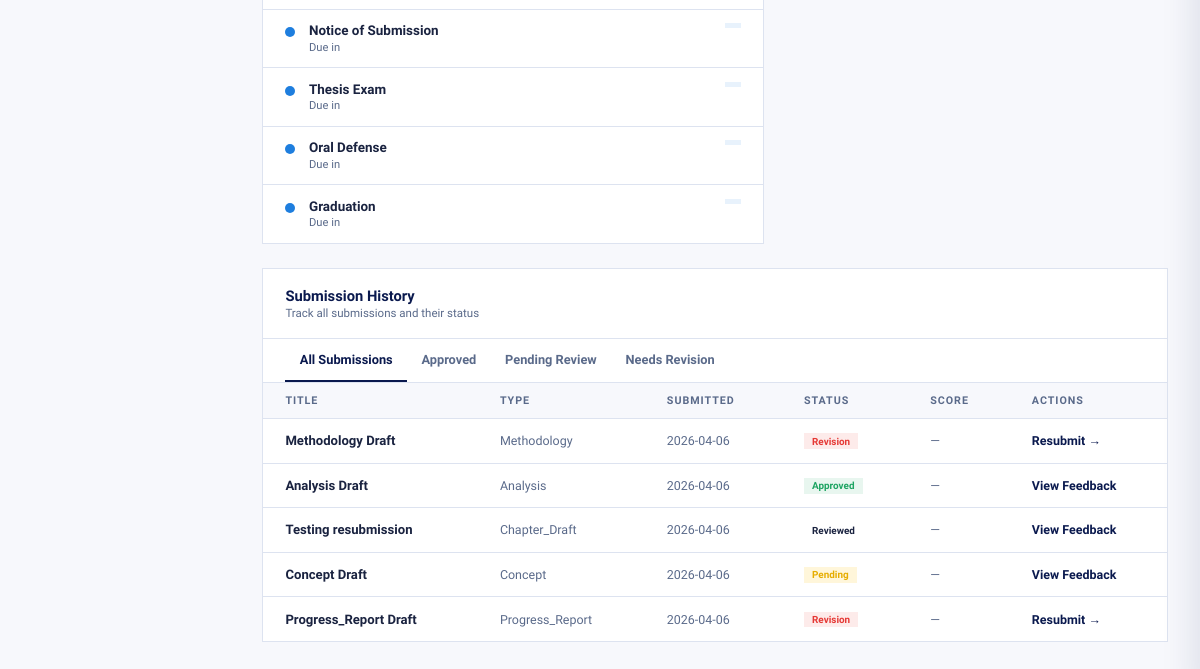
The app's page /students/dashboard/ (signed in, lower part), older data.
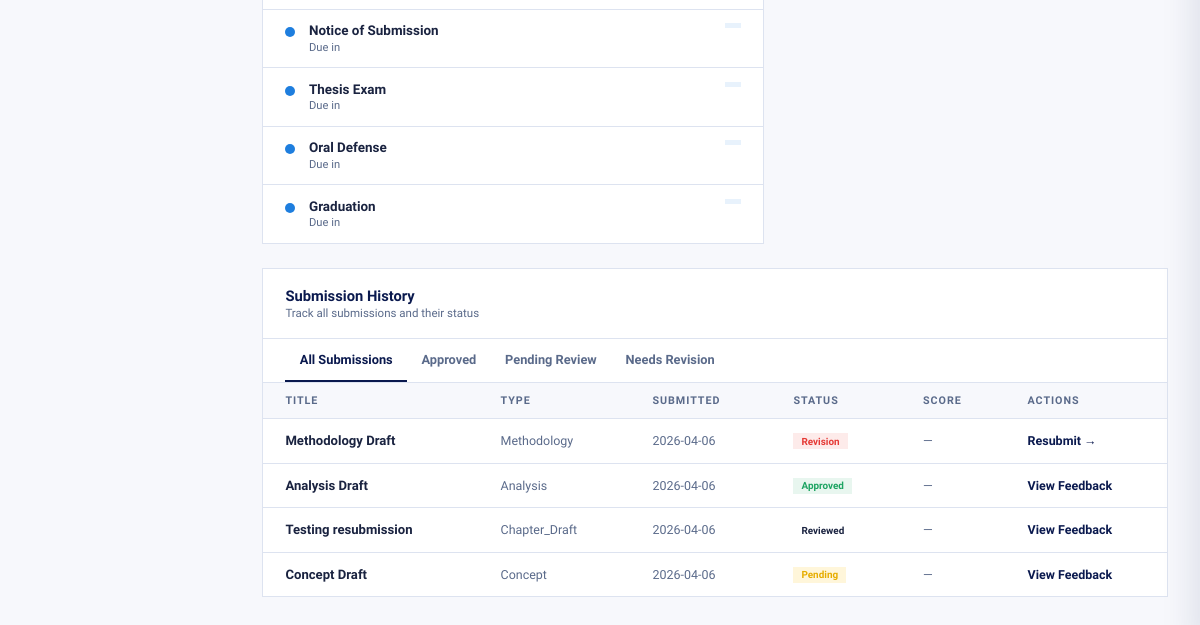
The same page, newer data.
### pipeline/models.py (models this page shows, shortened)
class Milestone(models.Model):
    student = models.ForeignKey(Student, on_delete=models.CASCADE)
    title = models.CharField(max_length=255)
    description = models.TextField(null=True, blank=True)
    status = models.CharField(max_length=20, choices=[
        ('done', 'Done'),
        ('in_progress', 'In Progress'),
        ('upcoming', 'Upcoming'),
    ])
    date = models.DateField(null=True, blank=True)  # ✅ ADD THIS

### assessments/models.py (models this page shows, shortened)
class Submission(models.Model):
    TYPE_CHOICES = [
        ('concept_note', 'Concept Note'),
        ('proposal_draft', 'Proposal Draft'),
        ('proposal_final', 'Proposal Final'),
        ('chapter_draft', 'Chapter Draft'),
        ('chapter_revision', 'Chapter Revision'),
        ('full_thesis_draft', 'Full Thesis Draft'),
        ('final_thesis_submission', 'Final Thesis Submission'),
        ('presentation_slides', 'Presentation Slides'),
        ('research_paper', 'Research Paper'),
        ('progress_report', 'Progress Report'),
        ('dataset_appendices', 'Dataset / Appendices'),
    ]
    CHAPTER_CHOICES = [
        ('chapter_1', 'Chapter 1: Introduction'),
        ('chapter_2', 'Chapter 2: Literature Review'),
        ('chapter_3', 'Chapter 3: Methodology'),
        ('chapter_4', 'Chapter 4: Data Analysis'),
        ('chapter_5', 'Chapter 5: Discussion'),
        ('chapter_6', 'Chapter 6: Conclusion & Recommendations'),
        ('all_chapters', 'All Chapters'),
        ('proposal_document', 'Proposal Document'),
        ('not_applicable', 'Not Applicable'),
    ]
    STATUS_CHOICES = [
        ('submitted', 'Submitted'),
        ('reviewed', 'Reviewed'),
        ('approved', 'Approved'),
        ('pending', 'Pending'),
        ('revision', 'Needs Revision'),
    ]
    student = models.ForeignKey(Student, on_delete=models.CASCADE)
    title = models.CharField(max_length=255)
    type = models.CharField(max_length=50, choices=TYPE_CHOICES, default='chapter_draft')
    chapter = models.CharField(max_length=50, choices=CHAPTER_CHOICES, default='not_applicable', blank=True, null=True)
    file = models.FileField(upload_to='submissions/')
    submitted_at = models.DateTimeField(auto_now_add=True)
    status = models.CharField(max_length=20, choices=STATUS_CHOICES, default='submitted')
    notes = models.TextField(blank=True, null=True)
    stage = models.CharField(max_length=50, choices=PipelineStage.choices, default="concept_note")

### students/views.py (the view)
# urls.py: path('dashboard/', student_dashboard, name='student_dashboard'),
@login_required
def student_dashboard(request):
    student = get_object_or_404(Student, user=request.user)
    submissions = Submission.objects.filter(student=student)
    feedbacks = Feedback.objects.filter(
        submission__student=student
    ).select_related('submission')
    profile_form = StudentProfileForm(instance=student)
    if request.method == 'POST' and request.POST.get('profile_update'):
        profile_form = StudentProfileForm(request.POST, instance=student)
        if profile_form.is_valid():
            profile_form.save()
            messages.success(request, 'Profile updated successfully.')
            return redirect('student_dashboard')
    milestones = Milestone.objects.filter(student=student)
    notifications = Notification.objects.filter(user=request.user).order_by('-created_at')[:5]
    progress = StudentProgress.objects.filter(student=student).first()
    scores = {
        "Literature Review": feedbacks.filter(submission__type="literature").aggregate(avg=Avg("score"))["avg"] or 0,
        "Methodology": feedbacks.filter(submission__type="methodology").aggregate(avg=Avg("score"))["avg"] or 0,
        "Data Analysis": feedbacks.filter(submission__type="analysis").aggregate(avg=Avg("score"))["avg"] or 0,
        "Writing Quality": feedbacks.filter(submission__type="writing").aggregate(avg=Avg("score"))["avg"] or 0,
    }
    scores_labels = json.dumps(list(scores.keys()))
    scores_values = json.dumps([round(v, 1) for v in scores.values()])
    today = timezone.now().date()
    months = []
    progress_values = []
    total = milestones.count()
    completed = milestones.filter(status="done").count()
    in_progress = milestones.filter(status="in_progress").count()
    upcoming = milestones.filter(status="upcoming").count()
    progress_percent = int((completed / total) * 100) if total else 0
    for i in range(5, -1, -1):
        month_date = today - timedelta(days=30 * i)
        months.append(month_date.strftime("%b"))
        factor = (6 - i) / 6
        progress_values.append(int(progress_percent * factor))
    months_json = json.dumps(months)
    progress_values_json = json.dumps(progress_values)
    pipeline_order = [
        "Concept Note",
        "Proposal Seminar",
        "Ethics/NACOSTI",
        "Data & Analysis",
        "Notice of Submission",
        "Thesis Exam",
        "Oral Defense",
        "Graduation",
    ]
    milestone_dict = {m.title: m for m in milestones}
    pipeline_steps = []
    has_active = False
    for stage in pipeline_order:
        milestone = milestone_dict.get(stage)
        if milestone:
            if milestone.status == "done":
                status = "done"
            elif milestone.status in ["in_progress", "ongoing"] and not has_active:
                status = "active"
                has_active = True
            else:
                status = "pending"
        else:
            status = "pending"
        pipeline_steps.append({"title": stage, "status": status})
    if not has_active:
        for step in pipeline_steps:
            if step["status"] == "pending":
                step["status"] = "active"
                break
    active_step = next((s for s in pipeline_steps if s["status"] == "active"), None)
    active_index = pipeline_steps.index(active_step) + 1 if active_step else 0
    tasks_due_this_week = milestones.filter(status='upcoming').count()
    total_milestones = milestones.count()
    completed_milestones = milestones.filter(status='done').count()
    remaining_milestones = total_milestones - completed_milestones
    new_feedback = feedbacks.filter(is_read=False).count()
    current_gpa = round(sum([f.score for f in feedbacks if f.score]) / len([f for f in feedbacks if f.score]), 2) if feedbacks.exists() and any(f.score for f in feedbacks) else 0.0
    avg_score = round(current_gpa * 20, 1) if current_gpa > 0 else 0  # Convert GPA to percentage
    supervisor_rating = min(5.0, round(current_gpa / 20 * 5, 1)) if current_gpa > 0 else 0
    review_count = feedbacks.count()
    finance = get_finance_clearance(student)
    if student.supervisor:
        supervisor_name = student.supervisor.get_full_name() or student.supervisor.username
        supervisor_email = student.supervisor.email
    else:
        supervisor_name = "Assigned Supervisor"
        supervisor_email = "noreply@university.edu"
    initials = "".join([part[0] for part in supervisor_name.split()][:2]).upper()
    supervisor = {
        "name": supervisor_name,
        "email": supervisor_email,
        "initials": initials,
        "role": "Research Supervisor",
        "department": "Computer Science"
    }
    offset = 213.6 * (1 - progress_percent / 100)
    feedback_items = []
    for f in feedbacks.select_related('submission').order_by('-created_at'):
        if f.score is not None:
            if f.score >= 80:
                status = "approved"
            elif f.score >= 50:
                status = "revision"
            else:
                status = "revision"
        else:
            status = "pending"
        feedback_items.append({
            "title": f.submission.title,
            "chapter": f.submission.chapter,
            "message": f.comment,
            "score": f.score,
            "status": status,
            "date": f.created_at,
            "is_read": f.is_read,
        })
    current_stage_title = active_step["title"] if active_step else "Not started"
    current_stage_number = active_index
    stage_submissions = submissions.filter(type=current_stage_title).count()
    revision_count = submissions.filter(
        type=current_stage_title,
        status="revision"
    ).count()
    completed_steps = len([s for s in pipeline_steps if s["status"] == "done"])
    current_steps = len([s for s in pipeline_steps if s["status"] == "active"])
    pending_steps = len([s for s in pipeline_steps if s["status"] == "pending"])
    bookings = student.bookings.all().order_by('date')
    context = {
        "student": student,
        "submissions": submissions,
        "feedbacks": feedbacks,
        'milestones': milestones.order_by('date'),
        "notifications": notifications,
        "progress": progress,
        "pending_tasks": tasks_due_this_week,
        "completed_milestones": completed_milestones,
        "total_milestones": total_milestones,
        "new_feedback": new_feedback,
        "pipeline_steps": pipeline_steps,
        "active_step": active_step,
        "active_index": active_index,
        "months": months_json,
        "progress_values": progress_values_json,
        "scores_labels": scores_labels,
        "scores_values": scores_values,
        "finance": finance,
        "supervisor": supervisor,
        "in_progress_milestones": in_progress,
        "upcoming_milestones": upcoming,
        "current_stage": progress.current_stage if progress else None,
        "context_feedbacks": feedback_items,
        "unread_feedback_count": feedbacks.filter(is_read=False).count(),
        "current_stage_title": current_stage_title,
        "current_stage_number": current_stage_number,
        "total_stages": len(pipeline_steps),
        "stage_submissions": stage_submissions,
        "revision_count": revision_count,
        "completed_steps": completed_steps,
        "current_steps": current_steps,
        "pending_steps": pending_steps,
        "bookings": bookings,
        "submission_form": SubmissionForm(),
        "presentation_booking_form": PresentationBookingForm(),
        "student_profile_form": profile_form,
    }
    context["circle_offset"] = round(offset, 1)
    context["in_progress_percent"] = int((in_progress / total) * 100) if total else 0
    context["upcoming_percent"] = int((upcoming / total) * 100) if total else 0
    context["remaining_milestones"] = remaining_milestones
    context["in_progress_text"] = f"{in_progress} in progress"
    context["current_gpa"] = current_gpa
    context["avg_score"] = avg_score
    context["supervisor_rating"] = supervisor_rating
    context["review_count"] = review_count
    return render(request, "students/student.html", context)

### erp_integration/services.py (called while the page is built)
def get_finance_clearance(student):
    record = FinanceRecord.objects.filter(student=student).first()
    if not record:
        return {
            "status": "pending",
            "reference": None,
            "comments": "No finance record found.",
        }
    return {
        "status": record.status,
        "reference": record.reference,
        "comments": record.comments,
    }

### templates/students/student.html (shortened to what the changed rows need)
{% load static %}
<!DOCTYPE html>
<html lang="en">
<head>
</head>
<body>
<main>
  <div class="content">
    <div class="page active" id="page-dashboard">
      <div class="two-col">
    <div class="card">
        {% for milestone in milestones %}
        <div class="task-item">
            <div class="task-dot td-{% if milestone.status == 'done' %}done{% elif milestone.priority == 'high' %}high{% elif milestone.priority == 'medium' %}med{% else %}low{% endif %}"></div>
            <div class="task-body">
                <div class="task-title {% if milestone.status == 'done' %}struck{% endif %}">{{ milestone.title }}</div>
                <div class="task-meta">
                    {% if milestone.status == 'done' %}
                        Completed {{ milestone.completed_at|timesince }} ago
                    {% else %}
                        Due in {{ milestone.due_date|timeuntil }}
                    {% endif %}
                </div>
            </div>
            <span class="pill pill-{% if milestone.status == 'done' %}done{% elif milestone.priority == 'high' %}high{% elif milestone.priority == 'medium' %}med{% else %}low{% endif %}">
            </span>
        </div>
        {% empty %}
        <div class="task-item">
            <div class="task-body"><div class="task-title">No upcoming tasks</div></div>
        </div>
        {% endfor %}
    </div>
</div>
      <div class="card" style="margin-bottom:1.5rem">
    <div id="st-all" class="tab-pane active">
        <div class="tbl-wrap">
            <table>
                <thead>
                    <tr>
                        <th>Title</th>
                        <th>Type</th>
                        <th>Submitted</th>
                        <th>Status</th>
                        <th>Score</th>
                        <th>Actions</th>
                    </tr>
                </thead>
                <tbody>
                    {% for sub in submissions %}
                    <tr>
                        <td class="td-title">{{ sub.title }}</td>
                        <td class="td-muted">{{ sub.type|title }}</td>
                        <td class="td-muted">{{ sub.submitted_at|date:"Y-m-d" }}</td>
                        <td>
                            <span class="pill
                                {% if sub.status == 'approved' %}pill-approved
                                {% elif sub.status == 'pending' %}pill-pending
                                {% elif sub.status == 'revision' %}pill-revision
                                {% endif %}">
                                {{ sub.status|title }}
                            </span>
                        </td>
                        <td>
    {% if sub.score %}
        {% if sub.score >= 85 %}
            <span class="score-good">{{ sub.score }}%</span>
        {% elif sub.score >= 70 %}
            <span class="score-ok">{{ sub.score }}%</span>
        {% else %}
            <span class="score-low">{{ sub.score }}%</span>
        {% endif %}
    {% else %}
        <span class="td-muted">—</span>
    {% endif %}
</td>
                        <td>
                            {% if sub.status == 'revision' %}
                                <a class="link-btn" onclick="openM('modal-submit')">Resubmit →</a>
                            {% else %}
                                <a class="link-btn" onclick="showPage('page-feedback')">View Feedback</a>
                            {% endif %}
                        </td>
                    </tr>
                    {% empty %}
                    <tr>
                        <td colspan="6" class="td-muted">No submissions found</td>
                    </tr>
                    {% endfor %}
                </tbody>
            </table>
        </div>
    </div>
</div>
    </div>
  </div>
</main>
</body>
</html>

Row changes from the older to the newer data that the page shows:
removed Submission: title "Progress_Report Draft", type "Progress_Report", submitted_at "2026-04-06", status "Revision", shows "Resubmit →"
